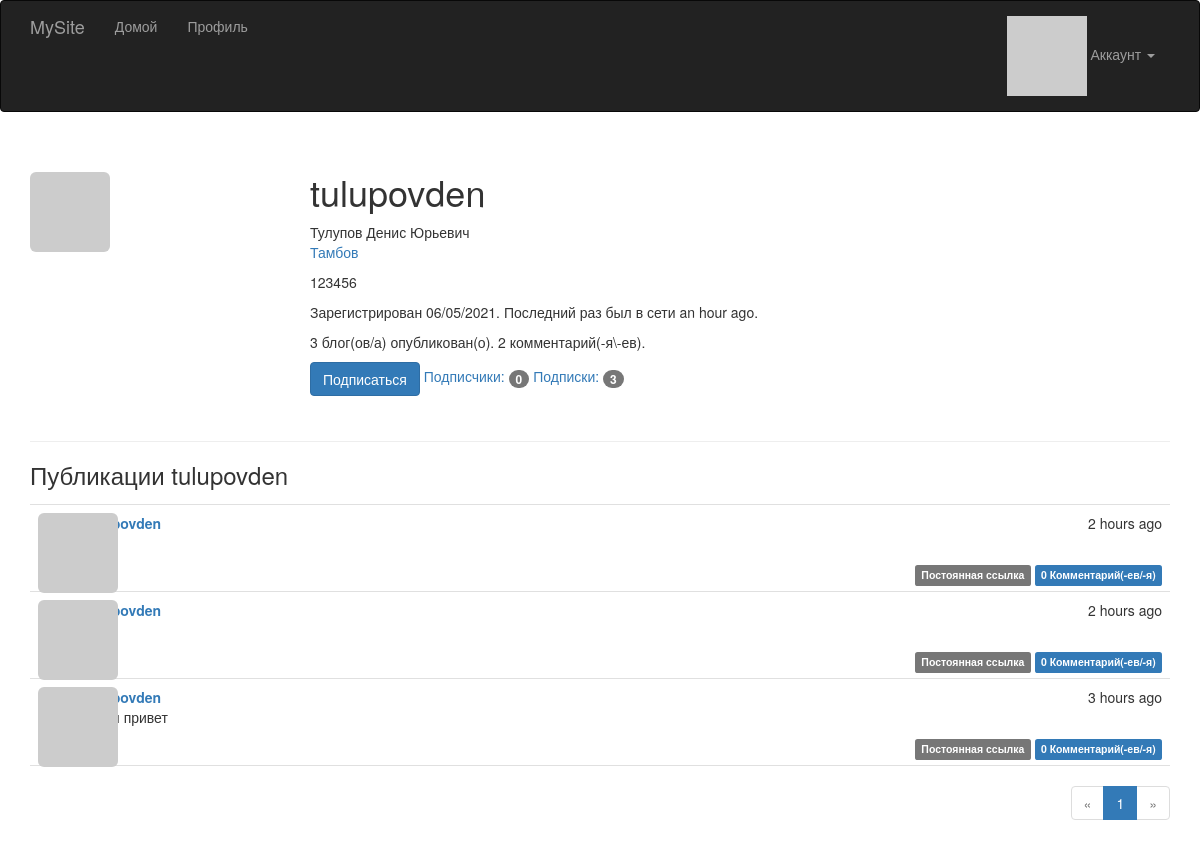
The app's page /user/tulupovden (signed in) with its own data.
### app/models.py (models this page shows, shortened)
class User(UserMixin, db.Model):
    __tablename__ = 'users'
    id = db.Column(db.Integer, primary_key=True)
    email = db.Column(db.String(64), unique=True, index=True)
    username = db.Column(db.String(64), unique=True, index=True)
    role_id = db.Column(db.Integer, db.ForeignKey('roles.id'))
    password_hash = db.Column(db.String(128))
    confirmed = db.Column(db.Boolean, default=False)
    name = db.Column(db.String(64))
    location = db.Column(db.String(64))
    about_me = db.Column(db.Text())
    member_since = db.Column(db.DateTime(), default=datetime.utcnow)
    last_seen = db.Column(db.DateTime(), default=datetime.utcnow)
    avatar_hash = db.Column(db.String(32))
    posts = db.relationship('Post', backref='author', lazy='dynamic')
    followed = db.relationship('Follow',
                               foreign_keys=[Follow.follower_id],
                               backref=db.backref('follower', lazy='joined'),
                               lazy='dynamic',
                               cascade='all, delete-orphan')
    followers = db.relationship('Follow',
                                foreign_keys=[Follow.followed_id],
                                backref=db.backref('followed', lazy='joined'),
                                lazy='dynamic',
                                cascade='all, delete-orphan')
    comments = db.relationship('Comment', backref='author', lazy='dynamic')
    @property
    def password(self):
        raise AttributeError('password is not a readable attribute')
    def can(self, perm):
        return self.role is not None and self.role.has_permission(perm)
    def is_administrator(self):
        return self.can(Permission.ADMIN)
    def ping(self):
        self.last_seen = datetime.utcnow()
        db.session.add(self)
    def gravatar(self, size=100, default='identicon', rating='g'):
        url = 'https://secure.gravatar.com/avatar'
        hash = self.avatar_hash or self.gravatar_hash()
        return '{url}/{hash}?s={size}&d={default}&r={rating}'.format(
            url=url, hash=hash, size=size, default=default, rating=rating)
    def is_following(self, user):
        if user.id is None:
            return False
        return self.followed.filter_by(
            followed_id=user.id).first() is not None

class Post(db.Model):
    __tablename__ = 'posts'
    id = db.Column(db.Integer, primary_key=True)
    body = db.Column(db.Text)
    body_html = db.Column(db.Text)
    timestamp = db.Column(db.DateTime, index=True, default=datetime.utcnow)
    author_id = db.Column(db.Integer, db.ForeignKey('users.id'))
    comments = db.relationship('Comment', backref='post', lazy='dynamic')

### app/main/views.py (the view)
@main.route('/user/<username>')
def user(username):
    user = User.query.filter_by(username=username).first_or_404()
    page = request.args.get('page', 1, type=int)
    pagination = user.posts.order_by(Post.timestamp.desc()).paginate(
        page, per_page=current_app.config['FLASKY_POSTS_PER_PAGE'],
        error_out=False)
    posts = pagination.items
    return render_template('user.html', user=user, posts=posts,
                           pagination=pagination)

### app/auth/views.py (called while the page is built)
@auth.before_app_request
def before_request():
    if current_user.is_authenticated:
        current_user.ping()
        if not current_user.confirmed \
                and request.endpoint \
                and request.blueprint != 'auth' \
                and request.endpoint != 'static':
            return redirect(url_for('auth.unconfirmed'))

### app/main/__init__.py (called while the page is built)
@main.app_context_processor
def inject_permissions():
    return dict(Permission=Permission)

### app/models.py (called while the page is built)
@login_manager.user_loader
def load_user(user_id):
    return User.query.get(int(user_id))

    def has_permission(self, perm):
        return self.permissions & perm == perm

### app/templates/user.html (shortened to what this page needs)
{% extends "base.html" %}
{% import "_macros.html" as macros %}
{% block page_content %}
<div class="page-header">
     <img class="img-rounded profile-thumbnail" src="{{ user.gravatar(size=256) }}">
    <div class="profile-header">
        <h1>{{ user.username }}</h1>
        {% if user.name or user.location %}
        <p>
            {% if user.name %}{{ user.name }}<br>{% endif %}
            {% if user.location %}
                <a href="http://maps.google.com/?q={{ user.location }}">{{ user.location }}</a><br>
            {% endif %}
        </p>
        {% endif %}
         {% if user.about_me %}<p>{{ user.about_me }}</p>{% endif %}
        <p>Зарегистрирован {{ moment(user.member_since).format('L') }}. Последний раз был в сети {{ moment(user.last_seen).fromNow() }}.</p>
        <p>{{ user.posts.count() }} блог(ов/а) опубликован(о). {{ user.comments.count() }} комментарий(-я\-ев).</p>
         <p>
            {% if current_user.can(Permission.FOLLOW) and user != current_user %}
                {% if not current_user.is_following(user) %}
                <a href="{{ url_for('.follow', username=user.username) }}" class="btn btn-primary">Подписаться</a>
                {% else %}
                <a href="{{ url_for('.unfollow', username=user.username) }}" class="btn btn-default">Отписаться</a>
                {% endif %}
            {% endif %}
            <a href="{{ url_for('.followers', username=user.username) }}">Подписчики: <span class="badge">{{ user.followers.count() - 1}}</span></a>
            <a href="{{ url_for('.followed_by', username=user.username) }}">Подписки: <span class="badge">{{ user.followed.count() - 1}}</span></a>
        </p>
    </div>
</div>
<h3>Публикации {{ user.username }}</h3>
{% include '_posts.html' %}
{% if pagination %}
<div class="pagination">
    {{ macros.pagination_widget(pagination, '.user', username=user.username) }}
</div>
{% endif %}
{% endblock %}

### app/templates/_posts.html (shortened to what this page needs)
<ul class="posts">
    {% for post in posts %}
    <li class="post">
        <div class="post-thumbnail">
            <a href="{{ url_for('.user', username=post.author.username) }}">
                <img class="img-rounded profile-thumbnail" src="{{ post.author.gravatar(size=40) }}">
            </a>
        </div>
        <div class="post-content">
            <div class="post-date">{{ moment(post.timestamp).fromNow() }}</div>
            <div class="post-author"><a href="{{ url_for('.user', username=post.author.username) }}">{{ post.author.username }}</a></div>
            <div class="post-body">
                {% if post.body_html %}
                    {{ post.body_html | safe }}
                {% else %}
                    {{ post.body }}
                {% endif %}
            </div>
            <div class="post-footer">
                <a href="{{ url_for('.post', id=post.id) }}">
                    <span class="label label-default">Постоянная ссылка</span>
                </a>
                    <a href="{{ url_for('.post', id=post.id) }}#comments">
                    <span class="label label-primary">{{ post.comments.count() }} Комментарий(-ев/-я)</span>
                </a>
            </div>
        </div>
    </li>
    {% endfor %}
</ul>

### app/static/styles.css (style rules this page uses)
.profile-thumbnail { position: absolute; }
.profile-header { min-height: 260px; margin-left: 280px; }
ul.posts { list-style-type: none; padding: 0px; margin: 16px 0px 0px 0px; border-top: 1px solid #e0e0e0; }
ul.posts li.post { padding: 8px; border-bottom: 1px solid #e0e0e0; }
div.post-date { float: right; }
div.post-author { font-weight: bold; }
div.post-thumbnail { position: absolute; }
div.post-content { margin-left: 48px; min-height: 48px; }
div.post-footer { text-align: right; }
div.pagination { width: 100%; text-align: right; padding: 0px; margin: 0px; }

### records on screen
User: username "tulupovden", name "Тулупов Денис Юрьевич", location "Тамбов", about_me "123456", member_since "06/05/2021", last_seen "an hour ago"
Post: timestamp "2 hours ago", author.username "tulupovden", comments.count "0"
Post: timestamp "2 hours ago", author.username "tulupovden", comments.count "0"
Post: timestamp "3 hours ago", author.username "tulupovden", body_html "Всем привет", comments.count "0"

### other values on screen
{{ user.posts.count() }} "3"
{{ user.comments.count() }} "2"
{{ user.followers.count() - 1 }} "0"
{{ user.followed.count() - 1 }} "3"
{{ p }} "1"
